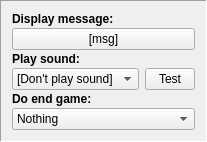
       <widget class="QFrame" name="common_area">
        <property name="frameShape">
         <enum>QFrame::Panel</enum>
        </property>
        <property name="frameShadow">
         <enum>QFrame::Sunken</enum>
        </property>
        <layout class="QGridLayout" name="gridLayout_4">
         <property name="sizeConstraint">
          <enum>QLayout::SetMinimumSize</enum>
         </property>
         <property name="verticalSpacing">
          <number>2</number>
         </property>
         <item row="0" column="0" colspan="2">
          <widget class="QLabel" name="label_23">
           <property name="font">
            <font>
             <weight>75</weight>
             <bold>true</bold>
            </font>
           </property>
           <property name="text">
            <string>Display message:</string>
           </property>
          </widget>
         </item>
         <item row="1" column="0" colspan="3">
          <widget class="QPushButton" name="LVLEvent_Cmn_Msg">
           <property name="text">
            <string notr="true">[msg]</string>
           </property>
          </widget>
         </item>
         <item row="2" column="0" colspan="3">
          <widget class="QLabel" name="label_24">
           <property name="font">
            <font>
             <weight>75</weight>
             <bold>true</bold>
            </font>
           </property>
           <property name="text">
            <string>Play sound:</string>
           </property>
          </widget>
         </item>
         <item row="4" column="0" colspan="3">
          <widget class="QLabel" name="label_25">
           <property name="font">
            <font>
             <weight>75</weight>
             <bold>true</bold>
            </font>
           </property>
           <property name="text">
            <string>Do end game:</string>
           </property>
          </widget>
         </item>
         <item row="5" column="0" colspan="3">
          <widget class="QComboBox" name="LVLEvent_Cmn_EndGame">
           <property name="mouseTracking">
            <bool>false</bool>
           </property>
           <property name="focusPolicy">
            <enum>Qt::ClickFocus</enum>
           </property>
           <property name="maxVisibleItems">
            <number>50</number>
           </property>
           <item>
            <property name="text">
             <string>Nothing</string>
            </property>
           </item>
           <item>
            <property name="text">
             <string>Game end &quot;Bowser defeat&quot;</string>
            </property>
           </item>
          </widget>
         </item>
         <item row="3" column="0" colspan="2">
          <widget class="QComboBox" name="LVLEvent_Cmn_PlaySnd">
           <property name="mouseTracking">
            <bool>false</bool>
           </property>
           <property name="focusPolicy">
            <enum>Qt::ClickFocus</enum>
           </property>
           <property name="maxVisibleItems">
            <number>50</number>
           </property>
           <item>
            <property name="text">
             <string notr="true">[Don't play sound]</string>
            </property>
           </item>
          </widget>
         </item>
         <item row="3" column="2">
          <widget class="QToolButton" name="LVLEvent_playSnd">
           <property name="sizePolicy">
            <sizepolicy hsizetype="Fixed" vsizetype="Preferred">
             <horstretch>0</horstretch>
             <verstretch>0</verstretch>
            </sizepolicy>
           </property>
           <property name="maximumSize">
            <size>
             <width>50</width>
             <height>16777215</height>
            </size>
           </property>
           <property name="text">
            <string>Test</string>
           </property>
          </widget>
         </item>
        </layout>
       </widget>
